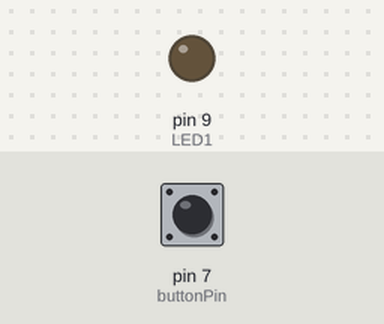
The sketch below on a simulated SparkFun Pro Micro, built with avr-gcc and run on an emulated ATmega32U4. Shown: output pins drawn as LEDs (lit = HIGH). The inputs (shaded band) are chosen by the test bench; at power-on: pin 7 (buttonPin) LOW.

Above: at 1.2 s.
1.3 s: pin 7 (buttonPin) pulled HIGH for 0.15 s
At 1.37 s:
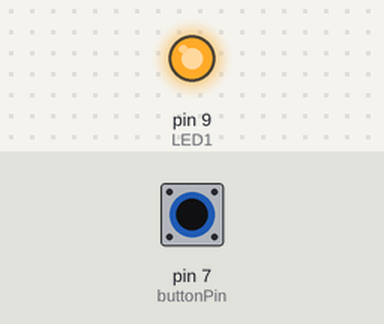
2.9 s: pin 7 (buttonPin) pulled HIGH for 3.2 s
At 6.4 s:
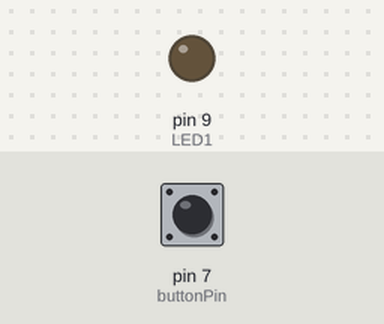
Timing chart, 0 to 7.9 s (numbered marks = the images above; inputs shaded):
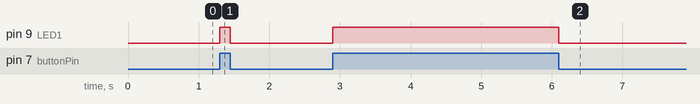

Measured:
- after the input at 1.3 s, pin 9 (LED1): LOW → HIGH at once, → LOW 0.15 s later
- after the input at 2.9 s, pin 9 (LED1): LOW → HIGH at once, → LOW 3.2 s later

The sketch:

CircuitBasics_02_Button.ino
```cpp
// Circuit Basics 02 - Digital Read
// Connect a tactile button to positive voltage on one side
// and a 10k resistor to ground on the other in parallel with
// a connection to the arduino button input pin, this will
// pull LOW the arduino input and show a HIGH when the button
// is pressed.
//                     5v
//                     |
//                     \ switch
//                     |
//  Digital Input o----|
//                     |
//                    10k
//                     |
//                     GND

byte LED1 = 9; // this pin controls the LED
byte buttonPin = 7; // this pin controls the button

void setup() {
  pinMode(LED1, OUTPUT); // set LED pin for output
  pinMode(buttonPin, INPUT); // set button pin for input

  TXLED1; // turn off onboard leds on pro micro
  RXLED1; // turn off onboard leds on pro micro

}

void loop() {

  byte buttonState = digitalRead(buttonPin); // read from the button

  if(buttonState == HIGH) { // if the button is pressed
    digitalWrite(LED1, HIGH); // turn on the LED
  } else {
    digitalWrite(LED1, LOW);
  }


}
```
